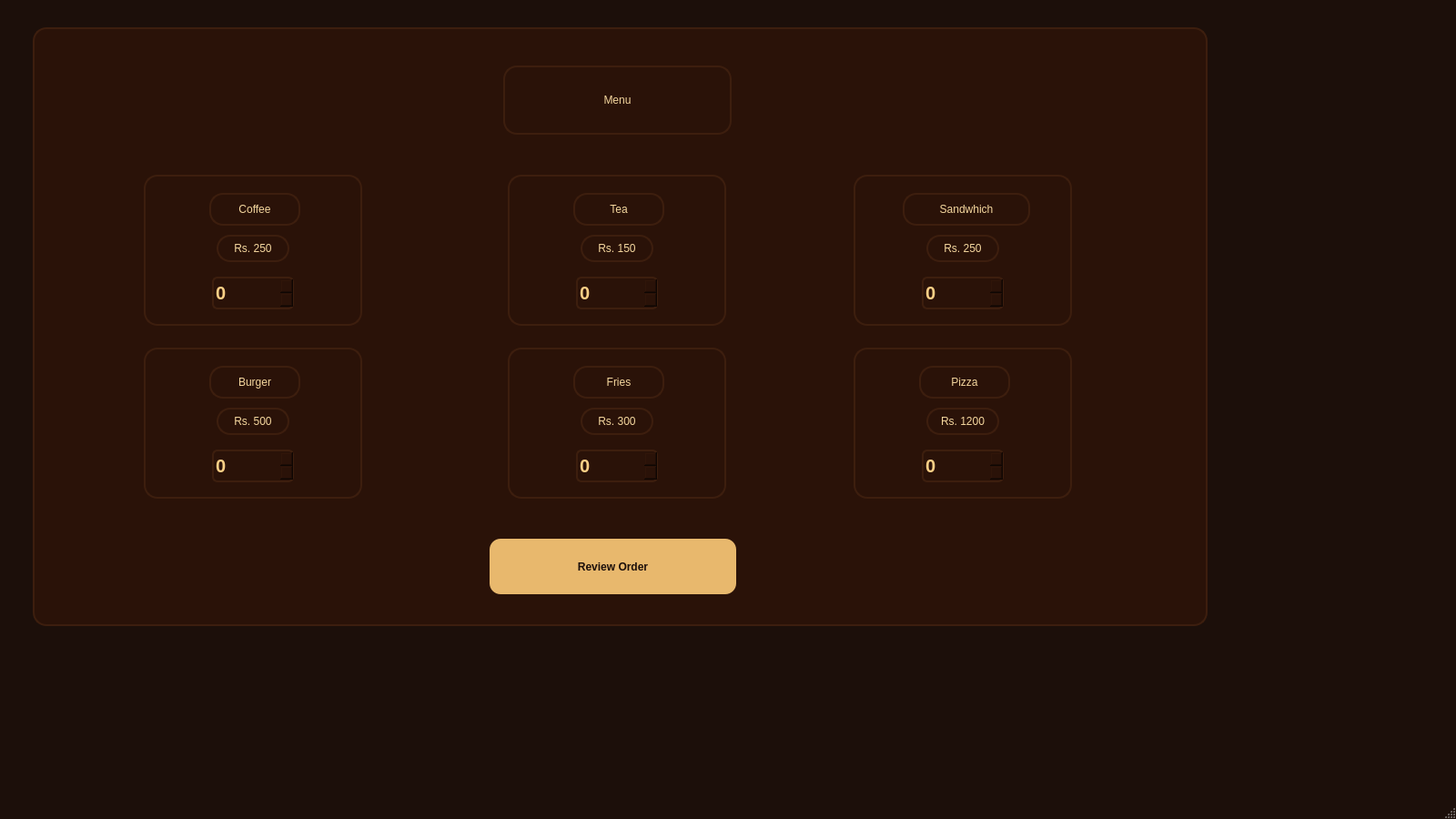
<?xml version="1.0" encoding="UTF-8"?>
<ui version="4.0">
 <class>MainWindow</class>
 <widget class="QMainWindow" name="MainWindow">
  <property name="geometry">
   <rect>
    <x>0</x>
    <y>0</y>
    <width>1600</width>
    <height>900</height>
   </rect>
  </property>
  <property name="windowTitle">
   <string>MainWindow</string>
  </property>
  <property name="styleSheet">
   <string notr="true">QMainWindow{
    background-color:#1C0F0A;
    color:#F5D79E;
}

QLabel{
    color:#F5D79E;
}

QPushButton{
    background-color:#E8B86D;
    color:#1C0F0A;
    border-radius:12px;
    padding:10px;
    font-weight:bold;
}

QPushButton:hover{
    background-color:#F5D79E;
}

QFrame{
    background-color:#2A1208;
    border:2px solid #3D1E0E;
    border-radius:15px;
}</string>
  </property>
  <widget class="QWidget" name="centralwidget">
   <widget class="QStackedWidget" name="stackedWidget">
    <property name="geometry">
     <rect>
      <x>36</x>
      <y>30</y>
      <width>1291</width>
      <height>658</height>
     </rect>
    </property>
    <property name="sizePolicy">
     <sizepolicy hsizetype="Expanding" vsizetype="Expanding">
      <horstretch>0</horstretch>
      <verstretch>0</verstretch>
     </sizepolicy>
    </property>
    <property name="styleSheet">
     <string notr="true">/* This styles your main card box container */
QFrame {
    background-color: #2A1208;
    border: 2px solid #3D1E0E;
    border-radius: 15px;
}

/* This styles the counter (SpinBox) text area and background */
QSpinBox {
    background-color: #2A1208;   /* Matches your dark brown background */
    color: #FDD086;              /* Changes the number color to tan/light yellow */
    font-size: 20px;             /* Makes the font bigger */
    font-weight: bold;           /* Makes the number bold */
    border: 2px solid #3D1E0E;   /* Border around the counter */
    border-radius: 6px;
}</string>
    </property>
    <property name="currentIndex">
     <number>1</number>
    </property>
    <widget class="QWidget" name="welcomepg">
     <widget class="QFrame" name="welcomecard">
      <property name="geometry">
       <rect>
        <x>160</x>
        <y>30</y>
        <width>980</width>
        <height>576</height>
       </rect>
      </property>
      <property name="frameShape">
       <enum>QFrame::StyledPanel</enum>
      </property>
      <property name="frameShadow">
       <enum>QFrame::Raised</enum>
      </property>
      <widget class="QLabel" name="logo">
       <property name="geometry">
        <rect>
         <x>330</x>
         <y>20</y>
         <width>321</width>
         <height>281</height>
        </rect>
       </property>
       <property name="text">
        <string/>
       </property>
       <property name="pixmap">
        <pixmap>../../../Downloads/Gemini_Generated_Image_vumpnbvumpnbvump-removebg-preview (1).png</pixmap>
       </property>
       <property name="scaledContents">
        <bool>true</bool>
       </property>
       <property name="alignment">
        <set>Qt::AlignCenter</set>
       </property>
      </widget>
      <widget class="QLabel" name="cafename">
       <property name="geometry">
        <rect>
         <x>358</x>
         <y>320</y>
         <width>261</width>
         <height>51</height>
        </rect>
       </property>
       <property name="styleSheet">
        <string notr="true">font: 75 28pt &quot;MS Shell Dlg 2&quot;;</string>
       </property>
       <property name="text">
        <string>BREW HAVEN</string>
       </property>
       <property name="alignment">
        <set>Qt::AlignCenter</set>
       </property>
      </widget>
      <widget class="QLabel" name="intro">
       <property name="geometry">
        <rect>
         <x>352</x>
         <y>386</y>
         <width>271</width>
         <height>71</height>
        </rect>
       </property>
       <property name="styleSheet">
        <string notr="true">font: 16pt &quot;MS Shell Dlg 2&quot;;</string>
       </property>
       <property name="text">
        <string>Welcome to Brew Haven
Fresh Coffee • Fast Service</string>
       </property>
       <property name="alignment">
        <set>Qt::AlignCenter</set>
       </property>
      </widget>
      <widget class="QPushButton" name="pushButton">
       <property name="geometry">
        <rect>
         <x>400</x>
         <y>480</y>
         <width>181</width>
         <height>51</height>
        </rect>
       </property>
       <property name="styleSheet">
        <string notr="true">font: 75 18pt &quot;MS Shell Dlg 2&quot;;</string>
       </property>
       <property name="text">
        <string>See Menu</string>
       </property>
      </widget>
     </widget>
    </widget>
    <widget class="QWidget" name="Menupg">
     <widget class="QLabel" name="label">
      <property name="geometry">
       <rect>
        <x>515</x>
        <y>40</y>
        <width>251</width>
        <height>76</height>
       </rect>
      </property>
      <property name="styleSheet">
       <string notr="true">font: 75 32pt &quot;MS Shell Dlg 2&quot;;</string>
      </property>
      <property name="text">
       <string>Menu</string>
      </property>
      <property name="alignment">
       <set>Qt::AlignCenter</set>
      </property>
     </widget>
     <widget class="QFrame" name="cofeeSpin">
      <property name="geometry">
       <rect>
        <x>120</x>
        <y>160</y>
        <width>240</width>
        <height>166</height>
       </rect>
      </property>
      <property name="styleSheet">
       <string notr="true">QFrame{
background-color:#2A1208;
border:2px solid #3D1E0E;
border-radius:15px;
}</string>
      </property>
      <property name="frameShape">
       <enum>QFrame::StyledPanel</enum>
      </property>
      <property name="frameShadow">
       <enum>QFrame::Raised</enum>
      </property>
      <widget class="QLabel" name="label_2">
       <property name="geometry">
        <rect>
         <x>72</x>
         <y>20</y>
         <width>100</width>
         <height>36</height>
        </rect>
       </property>
       <property name="styleSheet">
        <string notr="true">font: 75 18pt &quot;MS Shell Dlg 2&quot;;</string>
       </property>
       <property name="text">
        <string>Coffee</string>
       </property>
       <property name="alignment">
        <set>Qt::AlignCenter</set>
       </property>
      </widget>
      <widget class="QSpinBox" name="coffeeSpin">
       <property name="geometry">
        <rect>
         <x>75</x>
         <y>112</y>
         <width>90</width>
         <height>36</height>
        </rect>
       </property>
      </widget>
      <widget class="QLabel" name="label_3">
       <property name="geometry">
        <rect>
         <x>80</x>
         <y>66</y>
         <width>80</width>
         <height>30</height>
        </rect>
       </property>
       <property name="styleSheet">
        <string notr="true">font: 75 12pt &quot;MS Shell Dlg 2&quot;;</string>
       </property>
       <property name="text">
        <string>Rs. 250</string>
       </property>
       <property name="alignment">
        <set>Qt::AlignCenter</set>
       </property>
      </widget>
     </widget>
     <widget class="QFrame" name="teaSpin">
      <property name="geometry">
       <rect>
        <x>520</x>
        <y>160</y>
        <width>240</width>
        <height>166</height>
       </rect>
      </property>
      <property name="styleSheet">
       <string notr="true">QFrame{
background-color:#2A1208;
border:2px solid #3D1E0E;
border-radius:15px;
}</string>
      </property>
      <property name="frameShape">
       <enum>QFrame::StyledPanel</enum>
      </property>
      <property name="frameShadow">
       <enum>QFrame::Raised</enum>
      </property>
      <widget class="QLabel" name="label_4">
       <property name="geometry">
        <rect>
         <x>72</x>
         <y>20</y>
         <width>100</width>
         <height>36</height>
        </rect>
       </property>
       <property name="styleSheet">
        <string notr="true">font: 75 18pt &quot;MS Shell Dlg 2&quot;;</string>
       </property>
       <property name="text">
        <string>Tea</string>
       </property>
       <property name="alignment">
        <set>Qt::AlignCenter</set>
       </property>
      </widget>
      <widget class="QLabel" name="label_5">
       <property name="geometry">
        <rect>
         <x>80</x>
         <y>66</y>
         <width>80</width>
         <height>30</height>
        </rect>
       </property>
       <property name="styleSheet">
        <string notr="true">font: 75 12pt &quot;MS Shell Dlg 2&quot;;</string>
       </property>
       <property name="text">
        <string>Rs. 150</string>
       </property>
       <property name="alignment">
        <set>Qt::AlignCenter</set>
       </property>
      </widget>
      <widget class="QSpinBox" name="coffeeSpin_2">
       <property name="geometry">
        <rect>
         <x>75</x>
         <y>112</y>
         <width>90</width>
         <height>36</height>
        </rect>
       </property>
      </widget>
     </widget>
     <widget class="QFrame" name="burgerSpin">
      <property name="geometry">
       <rect>
        <x>120</x>
        <y>350</y>
        <width>240</width>
        <height>166</height>
       </rect>
      </property>
      <property name="styleSheet">
       <string notr="true">QFrame{
background-color:#2A1208;
border:2px solid #3D1E0E;
border-radius:15px;
}</string>
      </property>
      <property name="frameShape">
       <enum>QFrame::StyledPanel</enum>
      </property>
      <property name="frameShadow">
       <enum>QFrame::Raised</enum>
      </property>
      <widget class="QLabel" name="label_6">
       <property name="geometry">
        <rect>
         <x>72</x>
         <y>20</y>
         <width>100</width>
         <height>36</height>
        </rect>
       </property>
       <property name="styleSheet">
        <string notr="true">font: 75 18pt &quot;MS Shell Dlg 2&quot;;</string>
       </property>
       <property name="text">
        <string>Burger</string>
       </property>
       <property name="alignment">
        <set>Qt::AlignCenter</set>
       </property>
      </widget>
      <widget class="QLabel" name="label_7">
       <property name="geometry">
        <rect>
         <x>80</x>
         <y>66</y>
         <width>80</width>
         <height>30</height>
        </rect>
       </property>
       <property name="styleSheet">
        <string notr="true">font: 75 12pt &quot;MS Shell Dlg 2&quot;;</string>
       </property>
       <property name="text">
        <string>Rs. 500</string>
       </property>
       <property name="alignment">
        <set>Qt::AlignCenter</set>
       </property>
      </widget>
      <widget class="QSpinBox" name="coffeeSpin_3">
       <property name="geometry">
        <rect>
         <x>75</x>
         <y>112</y>
         <width>90</width>
         <height>36</height>
        </rect>
       </property>
      </widget>
     </widget>
     <widget class="QFrame" name="SandwhichSpin">
      <property name="geometry">
       <rect>
        <x>900</x>
        <y>160</y>
        <width>240</width>
        <height>166</height>
       </rect>
      </property>
      <property name="styleSheet">
       <string notr="true">QFrame{
background-color:#2A1208;
border:2px solid #3D1E0E;
border-radius:15px;
}</string>
      </property>
      <property name="frameShape">
       <enum>QFrame::StyledPanel</enum>
      </property>
      <property name="frameShadow">
       <enum>QFrame::Raised</enum>
      </property>
      <widget class="QLabel" name="label_8">
       <property name="geometry">
        <rect>
         <x>54</x>
         <y>20</y>
         <width>140</width>
         <height>36</height>
        </rect>
       </property>
       <property name="styleSheet">
        <string notr="true">font: 75 18pt &quot;MS Shell Dlg 2&quot;;</string>
       </property>
       <property name="text">
        <string>Sandwhich</string>
       </property>
       <property name="alignment">
        <set>Qt::AlignCenter</set>
       </property>
      </widget>
      <widget class="QLabel" name="label_9">
       <property name="geometry">
        <rect>
         <x>80</x>
         <y>66</y>
         <width>80</width>
         <height>30</height>
        </rect>
       </property>
       <property name="styleSheet">
        <string notr="true">font: 75 12pt &quot;MS Shell Dlg 2&quot;;</string>
       </property>
       <property name="text">
        <string>Rs. 250</string>
       </property>
       <property name="alignment">
        <set>Qt::AlignCenter</set>
       </property>
      </widget>
      <widget class="QSpinBox" name="coffeeSpin_4">
       <property name="geometry">
        <rect>
         <x>75</x>
         <y>112</y>
         <width>90</width>
         <height>36</height>
        </rect>
       </property>
      </widget>
     </widget>
     <widget class="QFrame" name="friesSpin">
      <property name="geometry">
       <rect>
        <x>520</x>
        <y>350</y>
        <width>240</width>
        <height>166</height>
       </rect>
      </property>
      <property name="styleSheet">
       <string notr="true">QFrame{
background-color:#2A1208;
border:2px solid #3D1E0E;
border-radius:15px;
}</string>
      </property>
      <property name="frameShape">
       <enum>QFrame::StyledPanel</enum>
      </property>
      <property name="frameShadow">
       <enum>QFrame::Raised</enum>
      </property>
      <widget class="QLabel" name="label_10">
       <property name="geometry">
        <rect>
         <x>72</x>
         <y>20</y>
         <width>100</width>
         <height>36</height>
        </rect>
       </property>
       <property name="styleSheet">
        <string notr="true">font: 75 18pt &quot;MS Shell Dlg 2&quot;;</string>
       </property>
       <property name="text">
        <string>Fries</string>
       </property>
       <property name="alignment">
        <set>Qt::AlignCenter</set>
       </property>
      </widget>
      <widget class="QLabel" name="label_11">
       <property name="geometry">
        <rect>
         <x>80</x>
         <y>66</y>
         <width>80</width>
         <height>30</height>
        </rect>
       </property>
       <property name="styleSheet">
        <string notr="true">font: 75 12pt &quot;MS Shell Dlg 2&quot;;</string>
       </property>
       <property name="text">
        <string>Rs. 300</string>
       </property>
       <property name="alignment">
        <set>Qt::AlignCenter</set>
       </property>
      </widget>
      <widget class="QSpinBox" name="coffeeSpin_5">
       <property name="geometry">
        <rect>
         <x>75</x>
         <y>112</y>
         <width>90</width>
         <height>36</height>
        </rect>
       </property>
      </widget>
     </widget>
     <widget class="QFrame" name="pizzaSpin">
      <property name="geometry">
       <rect>
        <x>900</x>
        <y>350</y>
        <width>240</width>
        <height>166</height>
       </rect>
      </property>
      <property name="styleSheet">
       <string notr="true">/* This styles your main card box container */
QFrame {
    background-color: #2A1208;
    border: 2px solid #3D1E0E;
    border-radius: 15px;
}

/* This styles the counter (SpinBox) text area and background */
QSpinBox {
    background-color: #2A1208;   /* Matches your dark brown background */
    color: #FDD086;              /* Changes the number color to tan/light yellow */
    font-size: 20px;             /* Makes the font bigger */
    font-weight: bold;           /* Makes the number bold */
    border: 2px solid #3D1E0E;   /* Border around the counter */
    border-radius: 6px;
}</string>
      </property>
      <property name="frameShape">
       <enum>QFrame::StyledPanel</enum>
      </property>
      <property name="frameShadow">
       <enum>QFrame::Raised</enum>
      </property>
      <widget class="QLabel" name="label_12">
       <property name="geometry">
        <rect>
         <x>72</x>
         <y>20</y>
         <width>100</width>
         <height>36</height>
        </rect>
       </property>
       <property name="styleSheet">
        <string notr="true">font: 75 18pt &quot;MS Shell Dlg 2&quot;;</string>
       </property>
       <property name="text">
        <string>Pizza</string>
       </property>
       <property name="alignment">
        <set>Qt::AlignCenter</set>
       </property>
      </widget>
      <widget class="QLabel" name="label_13">
       <property name="geometry">
        <rect>
         <x>80</x>
         <y>66</y>
         <width>80</width>
         <height>30</height>
        </rect>
       </property>
       <property name="styleSheet">
        <string notr="true">font: 75 12pt &quot;MS Shell Dlg 2&quot;;</string>
       </property>
       <property name="text">
        <string>Rs. 1200</string>
       </property>
       <property name="alignment">
        <set>Qt::AlignCenter</set>
       </property>
      </widget>
      <widget class="QSpinBox" name="coffeeSpin_6">
       <property name="geometry">
        <rect>
         <x>75</x>
         <y>112</y>
         <width>90</width>
         <height>36</height>
        </rect>
       </property>
      </widget>
     </widget>
     <widget class="QPushButton" name="reviewOrderBtn">
      <property name="geometry">
       <rect>
        <x>500</x>
        <y>560</y>
        <width>271</width>
        <height>61</height>
       </rect>
      </property>
      <property name="styleSheet">
       <string notr="true">QPushButton{
	
	font: 75 20pt &quot;MS Shell Dlg 2&quot;;
    background-color:#E8B86D;
    color:#1C0F0A;
    border-radius:12px;
    font-weight:bold;
}</string>
      </property>
      <property name="text">
       <string>Review Order</string>
      </property>
     </widget>
    </widget>
    <widget class="QWidget" name="orderpg">
     <widget class="QLabel" name="label_14">
      <property name="geometry">
       <rect>
        <x>475</x>
        <y>18</y>
        <width>274</width>
        <height>54</height>
       </rect>
      </property>
      <property name="styleSheet">
       <string notr="true">font: 75 28pt &quot;MS Shell Dlg 2&quot;;</string>
      </property>
      <property name="text">
       <string>YOUR ORDER</string>
      </property>
      <property name="alignment">
       <set>Qt::AlignCenter</set>
      </property>
     </widget>
     <widget class="QFrame" name="summaryFrame">
      <property name="geometry">
       <rect>
        <x>200</x>
        <y>80</y>
        <width>900</width>
        <height>254</height>
       </rect>
      </property>
      <property name="styleSheet">
       <string notr="true">QFrame{
background-color:#2A1208;
border:2px solid #3D1E0E;
border-radius:15px;
}</string>
      </property>
      <property name="frameShape">
       <enum>QFrame::StyledPanel</enum>
      </property>
      <property name="frameShadow">
       <enum>QFrame::Raised</enum>
      </property>
      <widget class="QLabel" name="label_15">
       <property name="geometry">
        <rect>
         <x>340</x>
         <y>20</y>
         <width>148</width>
         <height>41</height>
        </rect>
       </property>
       <property name="styleSheet">
        <string notr="true">font: 75 14pt &quot;MS Shell Dlg 2&quot;;</string>
       </property>
       <property name="text">
        <string>Items Ordered</string>
       </property>
       <property name="alignment">
        <set>Qt::AlignCenter</set>
       </property>
      </widget>
      <widget class="QTextEdit" name="orderSummaryText">
       <property name="geometry">
        <rect>
         <x>50</x>
         <y>70</y>
         <width>800</width>
         <height>120</height>
        </rect>
       </property>
       <property name="styleSheet">
        <string notr="true">QTextEdit{
    background-color:#2A1208;
    color:#F5D79E;
    font-size:16px;
    font-weight:bold;
    border:2px solid #3D1E0E;
    border-radius:10px;
}</string>
       </property>
       <property name="readOnly">
        <bool>true</bool>
       </property>
      </widget>
      <widget class="QLabel" name="subtotalLabel">
       <property name="geometry">
        <rect>
         <x>340</x>
         <y>200</y>
         <width>151</width>
         <height>41</height>
        </rect>
       </property>
       <property name="styleSheet">
        <string notr="true">font: 75 14pt &quot;MS Shell Dlg 2&quot;;</string>
       </property>
       <property name="text">
        <string>Subtotal: Rs. 0</string>
       </property>
       <property name="alignment">
        <set>Qt::AlignCenter</set>
       </property>
      </widget>
     </widget>
     <widget class="QLabel" name="label_17">
      <property name="geometry">
       <rect>
        <x>468</x>
        <y>350</y>
        <width>281</width>
        <height>41</height>
       </rect>
      </property>
      <property name="styleSheet">
       <string notr="true">font: 75 14pt &quot;MS Shell Dlg 2&quot;;</string>
      </property>
      <property name="text">
       <string>Would you like anything else?</string>
      </property>
      <property name="alignment">
       <set>Qt::AlignCenter</set>
      </property>
     </widget>
     <widget class="QFrame" name="brownieSpin">
      <property name="geometry">
       <rect>
        <x>160</x>
        <y>410</y>
        <width>240</width>
        <height>146</height>
       </rect>
      </property>
      <property name="styleSheet">
       <string notr="true">QFrame{
background-color:#2A1208;
border:2px solid #3D1E0E;
border-radius:15px;
}</string>
      </property>
      <property name="frameShape">
       <enum>QFrame::StyledPanel</enum>
      </property>
      <property name="frameShadow">
       <enum>QFrame::Raised</enum>
      </property>
      <widget class="QLabel" name="label_18">
       <property name="geometry">
        <rect>
         <x>72</x>
         <y>20</y>
         <width>100</width>
         <height>31</height>
        </rect>
       </property>
       <property name="styleSheet">
        <string notr="true">font: 75 18pt &quot;MS Shell Dlg 2&quot;;</string>
       </property>
       <property name="text">
        <string>Brownie</string>
       </property>
       <property name="alignment">
        <set>Qt::AlignCenter</set>
       </property>
      </widget>
      <widget class="QLabel" name="label_19">
       <property name="geometry">
        <rect>
         <x>80</x>
         <y>60</y>
         <width>76</width>
         <height>30</height>
        </rect>
       </property>
       <property name="styleSheet">
        <string notr="true">font: 75 12pt &quot;MS Shell Dlg 2&quot;;</string>
       </property>
       <property name="text">
        <string>Rs. 200</string>
       </property>
       <property name="alignment">
        <set>Qt::AlignCenter</set>
       </property>
      </widget>
      <widget class="QSpinBox" name="coffeeSpin_7">
       <property name="geometry">
        <rect>
         <x>75</x>
         <y>100</y>
         <width>90</width>
         <height>31</height>
        </rect>
       </property>
      </widget>
     </widget>
     <widget class="QFrame" name="cookieSpin">
      <property name="geometry">
       <rect>
        <x>490</x>
        <y>410</y>
        <width>240</width>
        <height>146</height>
       </rect>
      </property>
      <property name="styleSheet">
       <string notr="true">QFrame{
background-color:#2A1208;
border:2px solid #3D1E0E;
border-radius:15px;
}</string>
      </property>
      <property name="frameShape">
       <enum>QFrame::StyledPanel</enum>
      </property>
      <property name="frameShadow">
       <enum>QFrame::Raised</enum>
      </property>
      <widget class="QLabel" name="label_20">
       <property name="geometry">
        <rect>
         <x>72</x>
         <y>20</y>
         <width>100</width>
         <height>31</height>
        </rect>
       </property>
       <property name="styleSheet">
        <string notr="true">font: 75 18pt &quot;MS Shell Dlg 2&quot;;</string>
       </property>
       <property name="text">
        <string>Cookie</string>
       </property>
       <property name="alignment">
        <set>Qt::AlignCenter</set>
       </property>
      </widget>
      <widget class="QLabel" name="label_21">
       <property name="geometry">
        <rect>
         <x>80</x>
         <y>60</y>
         <width>76</width>
         <height>30</height>
        </rect>
       </property>
       <property name="styleSheet">
        <string notr="true">font: 75 12pt &quot;MS Shell Dlg 2&quot;;</string>
       </property>
       <property name="text">
        <string>Rs. 150</string>
       </property>
       <property name="alignment">
        <set>Qt::AlignCenter</set>
       </property>
      </widget>
      <widget class="QSpinBox" name="coffeeSpin_8">
       <property name="geometry">
        <rect>
         <x>75</x>
         <y>100</y>
         <width>90</width>
         <height>31</height>
        </rect>
       </property>
      </widget>
     </widget>
     <widget class="QFrame" name="muffinSpin">
      <property name="geometry">
       <rect>
        <x>820</x>
        <y>410</y>
        <width>240</width>
        <height>146</height>
       </rect>
      </property>
      <property name="styleSheet">
       <string notr="true">QFrame{
background-color:#2A1208;
border:2px solid #3D1E0E;
border-radius:15px;
}</string>
      </property>
      <property name="frameShape">
       <enum>QFrame::StyledPanel</enum>
      </property>
      <property name="frameShadow">
       <enum>QFrame::Raised</enum>
      </property>
      <widget class="QLabel" name="label_22">
       <property name="geometry">
        <rect>
         <x>72</x>
         <y>20</y>
         <width>100</width>
         <height>31</height>
        </rect>
       </property>
       <property name="styleSheet">
        <string notr="true">font: 75 18pt &quot;MS Shell Dlg 2&quot;;</string>
       </property>
       <property name="text">
        <string>Muffin</string>
       </property>
       <property name="alignment">
        <set>Qt::AlignCenter</set>
       </property>
      </widget>
      <widget class="QLabel" name="label_23">
       <property name="geometry">
        <rect>
         <x>80</x>
         <y>60</y>
         <width>76</width>
         <height>30</height>
        </rect>
       </property>
       <property name="styleSheet">
        <string notr="true">font: 75 12pt &quot;MS Shell Dlg 2&quot;;</string>
       </property>
       <property name="text">
        <string>Rs. 250</string>
       </property>
       <property name="alignment">
        <set>Qt::AlignCenter</set>
       </property>
      </widget>
      <widget class="QSpinBox" name="coffeeSpin_9">
       <property name="geometry">
        <rect>
         <x>75</x>
         <y>100</y>
         <width>90</width>
         <height>31</height>
        </rect>
       </property>
      </widget>
     </widget>
     <widget class="QPushButton" name="backBtn">
      <property name="geometry">
       <rect>
        <x>330</x>
        <y>580</y>
        <width>200</width>
        <height>52</height>
       </rect>
      </property>
      <property name="styleSheet">
       <string notr="true">font: 75 12pt &quot;MS Shell Dlg 2&quot;;</string>
      </property>
      <property name="text">
       <string>Back To Menu</string>
      </property>
     </widget>
     <widget class="QPushButton" name="billBtn">
      <property name="geometry">
       <rect>
        <x>680</x>
        <y>580</y>
        <width>200</width>
        <height>52</height>
       </rect>
      </property>
      <property name="styleSheet">
       <string notr="true">font: 75 12pt &quot;MS Shell Dlg 2&quot;;</string>
      </property>
      <property name="text">
       <string>Proceed To Bill</string>
      </property>
     </widget>
    </widget>
    <widget class="QWidget" name="billpg">
     <widget class="QLabel" name="label_16">
      <property name="geometry">
       <rect>
        <x>500</x>
        <y>18</y>
        <width>271</width>
        <height>56</height>
       </rect>
      </property>
      <property name="styleSheet">
       <string notr="true">font: 75 26pt &quot;MS Shell Dlg 2&quot;;</string>
      </property>
      <property name="text">
       <string>FINAL BILL</string>
      </property>
      <property name="alignment">
       <set>Qt::AlignCenter</set>
      </property>
     </widget>
     <widget class="QFrame" name="receiptFrame">
      <property name="geometry">
       <rect>
        <x>150</x>
        <y>80</y>
        <width>950</width>
        <height>491</height>
       </rect>
      </property>
      <property name="styleSheet">
       <string notr="true">QFrame{
background-color:#2A1208;
border:2px solid #3D1E0E;
border-radius:15px;
}</string>
      </property>
      <property name="frameShape">
       <enum>QFrame::StyledPanel</enum>
      </property>
      <property name="frameShadow">
       <enum>QFrame::Raised</enum>
      </property>
      <widget class="QTextEdit" name="receiptText">
       <property name="geometry">
        <rect>
         <x>50</x>
         <y>20</y>
         <width>850</width>
         <height>180</height>
        </rect>
       </property>
       <property name="styleSheet">
        <string notr="true">QTextEdit{
    background-color:#2A1208;
    color:#F5D79E;
    font-size:16px;
    font-weight:bold;
    border:2px solid #3D1E0E;
    border-radius:10px;
}
</string>
       </property>
      </widget>
      <widget class="QLabel" name="subtotalLabel_2">
       <property name="geometry">
        <rect>
         <x>380</x>
         <y>220</y>
         <width>191</width>
         <height>41</height>
        </rect>
       </property>
       <property name="styleSheet">
        <string notr="true">font: 75 14pt &quot;MS Shell Dlg 2&quot;;</string>
       </property>
       <property name="text">
        <string>Subtotal: Rs. 0</string>
       </property>
       <property name="alignment">
        <set>Qt::AlignCenter</set>
       </property>
      </widget>
      <widget class="QLabel" name="taxLabel">
       <property name="geometry">
        <rect>
         <x>380</x>
         <y>270</y>
         <width>191</width>
         <height>41</height>
        </rect>
       </property>
       <property name="styleSheet">
        <string notr="true">font: 75 14pt &quot;MS Shell Dlg 2&quot;;</string>
       </property>
       <property name="text">
        <string>Tax (5%): Rs. 0</string>
       </property>
       <property name="alignment">
        <set>Qt::AlignCenter</set>
       </property>
      </widget>
      <widget class="QLabel" name="serviceLabel">
       <property name="geometry">
        <rect>
         <x>340</x>
         <y>320</y>
         <width>261</width>
         <height>41</height>
        </rect>
       </property>
       <property name="styleSheet">
        <string notr="true">font: 75 14pt &quot;MS Shell Dlg 2&quot;;</string>
       </property>
       <property name="text">
        <string>Service Charge (10%): Rs. 0</string>
       </property>
       <property name="alignment">
        <set>Qt::AlignCenter</set>
       </property>
      </widget>
      <widget class="QLabel" name="grandTotalLabel">
       <property name="geometry">
        <rect>
         <x>340</x>
         <y>370</y>
         <width>261</width>
         <height>41</height>
        </rect>
       </property>
       <property name="styleSheet">
        <string notr="true">font: 75 14pt &quot;MS Shell Dlg 2&quot;;</string>
       </property>
       <property name="text">
        <string>Grand Total: Rs. 0</string>
       </property>
       <property name="alignment">
        <set>Qt::AlignCenter</set>
       </property>
      </widget>
      <widget class="QLabel" name="prepTimeLabel">
       <property name="geometry">
        <rect>
         <x>310</x>
         <y>420</y>
         <width>331</width>
         <height>41</height>
        </rect>
       </property>
       <property name="styleSheet">
        <string notr="true">font: 75 14pt &quot;MS Shell Dlg 2&quot;;</string>
       </property>
       <property name="text">
        <string>Estimated Preparation Time: 0 min</string>
       </property>
       <property name="alignment">
        <set>Qt::AlignCenter</set>
       </property>
      </widget>
     </widget>
     <widget class="QPushButton" name="prepareBtn">
      <property name="geometry">
       <rect>
        <x>450</x>
        <y>590</y>
        <width>301</width>
        <height>51</height>
       </rect>
      </property>
      <property name="styleSheet">
       <string notr="true">font: 75 18pt &quot;MS Shell Dlg 2&quot;;</string>
      </property>
      <property name="text">
       <string>Start Preparing Order</string>
      </property>
     </widget>
    </widget>
    <widget class="QWidget" name="coundownpg">
     <widget class="QFrame" name="timerFrame">
      <property name="geometry">
       <rect>
        <x>220</x>
        <y>160</y>
        <width>301</width>
        <height>311</height>
       </rect>
      </property>
      <property name="styleSheet">
       <string notr="true">QFrame{
background-color:#2A1208;
border:4px solid #E8B86D;
border-radius:150px;
}</string>
      </property>
      <property name="frameShape">
       <enum>QFrame::StyledPanel</enum>
      </property>
      <property name="frameShadow">
       <enum>QFrame::Raised</enum>
      </property>
      <widget class="QLCDNumber" name="countdownLCD">
       <property name="geometry">
        <rect>
         <x>60</x>
         <y>110</y>
         <width>171</width>
         <height>71</height>
        </rect>
       </property>
      </widget>
     </widget>
     <widget class="QLabel" name="statusLabel">
      <property name="geometry">
       <rect>
        <x>645</x>
        <y>200</y>
        <width>400</width>
        <height>50</height>
       </rect>
      </property>
      <property name="styleSheet">
       <string notr="true">font: 75 22pt &quot;MS Shell Dlg 2&quot;;</string>
      </property>
      <property name="text">
       <string>Preparing Your Order...</string>
      </property>
      <property name="alignment">
       <set>Qt::AlignCenter</set>
      </property>
     </widget>
     <widget class="QLabel" name="label_24">
      <property name="geometry">
       <rect>
        <x>400</x>
        <y>40</y>
        <width>341</width>
        <height>60</height>
       </rect>
      </property>
      <property name="styleSheet">
       <string notr="true">font: 75 24pt &quot;MS Shell Dlg 2&quot;;</string>
      </property>
      <property name="text">
       <string>ORDER IN PROGRESS</string>
      </property>
      <property name="alignment">
       <set>Qt::AlignCenter</set>
      </property>
     </widget>
     <widget class="QLabel" name="status3">
      <property name="geometry">
       <rect>
        <x>725</x>
        <y>400</y>
        <width>240</width>
        <height>50</height>
       </rect>
      </property>
      <property name="styleSheet">
       <string notr="true">font: 75 18pt &quot;MS Shell Dlg 2&quot;;</string>
      </property>
      <property name="text">
       <string>⌛ Ready For Pickup</string>
      </property>
      <property name="alignment">
       <set>Qt::AlignCenter</set>
      </property>
     </widget>
     <widget class="QLabel" name="status2">
      <property name="geometry">
       <rect>
        <x>725</x>
        <y>340</y>
        <width>240</width>
        <height>50</height>
       </rect>
      </property>
      <property name="styleSheet">
       <string notr="true">font: 75 18pt &quot;MS Shell Dlg 2&quot;;</string>
      </property>
      <property name="text">
       <string>⏳ Preparing Food</string>
      </property>
      <property name="alignment">
       <set>Qt::AlignCenter</set>
      </property>
     </widget>
     <widget class="QLabel" name="status1">
      <property name="geometry">
       <rect>
        <x>725</x>
        <y>280</y>
        <width>240</width>
        <height>50</height>
       </rect>
      </property>
      <property name="styleSheet">
       <string notr="true">font: 75 18pt &quot;MS Shell Dlg 2&quot;;</string>
      </property>
      <property name="text">
       <string>✓ Order Received</string>
      </property>
      <property name="alignment">
       <set>Qt::AlignCenter</set>
      </property>
     </widget>
     <widget class="QLabel" name="thankYouLabel">
      <property name="geometry">
       <rect>
        <x>340</x>
        <y>540</y>
        <width>500</width>
        <height>66</height>
       </rect>
      </property>
      <property name="styleSheet">
       <string notr="true">font: 75 20pt &quot;MS Shell Dlg 2&quot;;</string>
      </property>
      <property name="text">
       <string>Thank You For Choosing Brew Haven</string>
      </property>
      <property name="alignment">
       <set>Qt::AlignCenter</set>
      </property>
     </widget>
    </widget>
   </widget>
  </widget>
  <widget class="QMenuBar" name="menubar">
   <property name="geometry">
    <rect>
     <x>0</x>
     <y>0</y>
     <width>1600</width>
     <height>21</height>
    </rect>
   </property>
  </widget>
  <widget class="QStatusBar" name="statusbar"/>
 </widget>
 <resources/>
 <connections/>
</ui>
